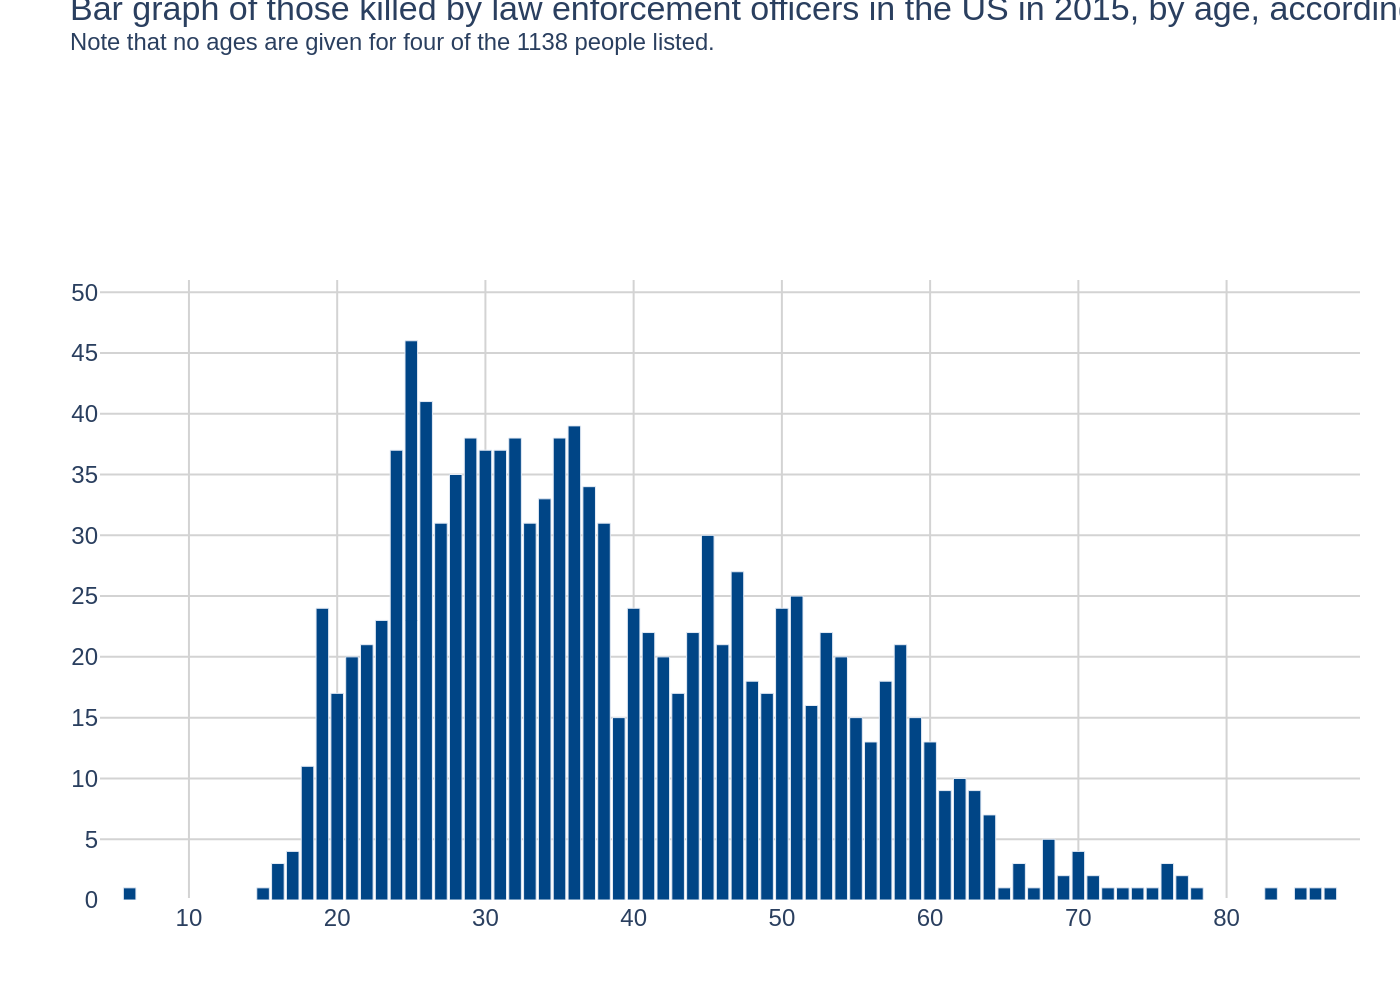

Recreate this plot in Python.
import sys
import json
import plotly.graph_objects as go
from pathlib import Path

# Check for command-line argument
if len(sys.argv) != 2:
    print(f"Usage: python {sys.argv[0]} <json_file_path>")
    sys.exit(1)

# Get the JSON file path from the command-line argument
json_file_path = Path(sys.argv[1])

# Read data from the JSON file
with open(json_file_path, 'r', encoding='utf-8') as f:
    chart_info = json.load(f)

# Extract data for plotting
chart_data = chart_info['chart_data']
texts = chart_info['texts']
colors = chart_info['colors']

# Create the figure
fig = go.Figure()

# Add traces to the figure
for i, series in enumerate(chart_data):
    fig.add_trace(go.Bar(
        x=series['x'],
        y=series['y'],
        name=series.get('name', ''),
        marker_color=colors[i % len(colors)]
    ))

# Combine title and subtitle using HTML for better layout control
title_text = f"{texts['title']}<br><sup>{texts['subtitle']}</sup>" if texts['subtitle'] else texts['title']

# Update layout
fig.update_layout(
    title=dict(
        text=title_text,
        y=0.98,
        x=0.05,
        xanchor='left',
        yanchor='top'
    ),
    xaxis=dict(
        title_text=texts['x_axis_title'],
        range=[4, 89],
        showgrid=True,
        gridcolor='lightgray',
        zeroline=False
    ),
    yaxis=dict(
        title_text=texts['y_axis_title'],
        range=[0, 51],
        dtick=5,
        showgrid=True,
        gridcolor='lightgray'
    ),
    font=dict(
        family="Arial",
        size=12
    ),
    showlegend=False,
    plot_bgcolor='white',
    paper_bgcolor='white',
    margin=dict(l=50, r=20, t=140, b=50),
    bargap=0.15
)

# Determine the output filename from the input JSON filename
output_filename = json_file_path.stem + ".png"

# Save the figure as a PNG image
fig.write_image(output_filename, scale=2)

print(f"Chart saved as {output_filename}")
